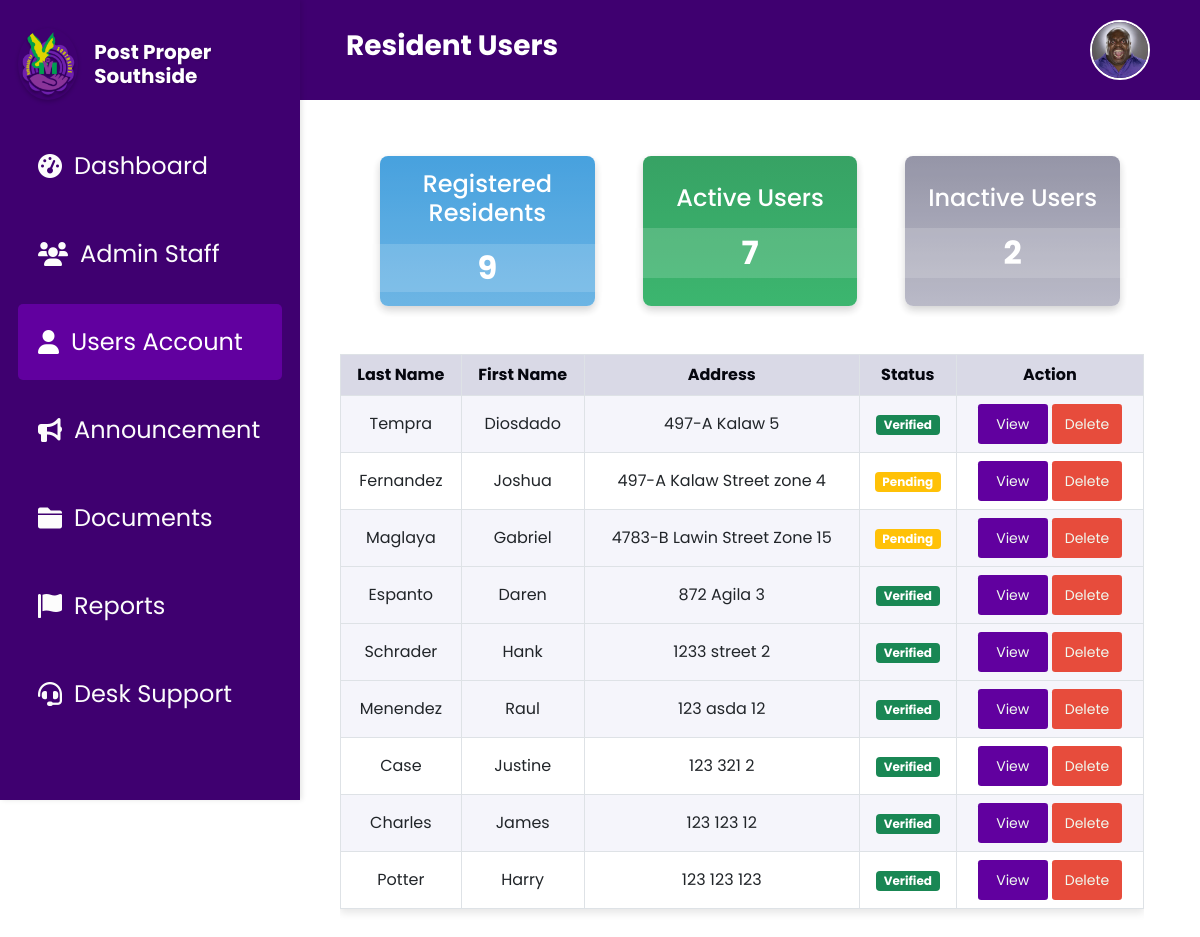
The app's page /users.php (signed in) with its own data.
### tables this page shows
CREATE TABLE `user_accounts` (
  `id` int(11) NOT NULL,
  `firstName` varchar(50) NOT NULL,
  `lastName` varchar(50) NOT NULL,
  `username` varchar(50) NOT NULL,
  `age` int(11) DEFAULT NULL,
  `gender` enum('male','female') NOT NULL,
  `adrHouseNo` varchar(10) DEFAULT NULL,
  `adrZone` varchar(20) DEFAULT NULL,
  `adrStreet` varchar(100) DEFAULT NULL,
  `birthday` varchar(255) DEFAULT NULL,
  `password` varchar(255) NOT NULL,
  `user_profile_picture` longtext NOT NULL,
  `last_active` timestamp NULL DEFAULT NULL,
  `full_name` varchar(255) GENERATED ALWAYS AS (concat(`firstName`,' ',`lastName`)) STORED,
  `status` enum('pending','verified','rejected') NOT NULL DEFAULT 'pending',
  `user_valid_id` longtext DEFAULT NULL,
  `user_valid_id_back` longtext DEFAULT NULL
);

### users.php (the view, shortened to what this page needs)
<?php
include 'db.php';
$inactiveThreshold = date('Y-m-d H:i:s', strtotime('-30 days'));
try {
    $sql = "SELECT id, firstName, lastName, age, gender, adrHouseNo, adrZone, adrStreet, birthday, status FROM user_accounts";
    $stmt = $conn->prepare($sql);
    $stmt->execute();
    $users = $stmt->fetchAll(PDO::FETCH_ASSOC);
    $registeredResidentsQuery = "SELECT COUNT(*) AS count FROM user_accounts";
    $registeredResidentsResult = $conn->query($registeredResidentsQuery)->fetch(PDO::FETCH_ASSOC);
    $registeredResidentsCount = $registeredResidentsResult['count'];
    $activeUsersQuery = "SELECT COUNT(*) AS count FROM user_accounts
                        WHERE last_active >= :threshold";
    $stmt = $conn->prepare($activeUsersQuery);
    $stmt->bindParam(':threshold', $inactiveThreshold);
    $stmt->execute();
    $activeUsersResult = $stmt->fetch(PDO::FETCH_ASSOC);
    $activeUsersCount = $activeUsersResult['count'];
    $inactiveUsersCount = $registeredResidentsCount - $activeUsersCount;
} catch (PDOException $e) {
    echo "Error: " . $e->getMessage();
    exit;
}
?>
<!DOCTYPE html>
<html lang="en">
<head>
    <link rel="stylesheet" href="css/users.css">
    <link rel="stylesheet" href="https://cdn.jsdelivr.net/npm/bootstrap@5.0.2/dist/css/bootstrap.min.css">
</head>
<body>
<?php
    include 'header.php';
    include 'sidebar.php';
?>
<div class="main-content">
    <div class="container mt-4 px-4">
        <div class="row justify-content-center mb-5" style="max-width: 100vw; margin: 0 auto;">
            <div class="col-md-4 px-4">
                <div class="stat-box total-resident text-center py-3">
                    <h4>Registered Residents</h4>
                    <div class="stat-number"><?php echo $registeredResidentsCount; ?></div>
                </div>
            </div>
            <div class="col-md-4 px-4">
                <div class="stat-box active-user text-center py-3">
                    <h4>Active Users</h4>
                    <div class="stat-number"><?php echo $activeUsersCount; ?></div>
                </div>
            </div>
            <div class="col-md-4 px-4">
                <div class="stat-box inactive-user text-center py-3">
                    <h4>Inactive Users</h4>
                    <div class="stat-number"><?php echo $inactiveUsersCount; ?></div>
                </div>
            </div>
        </div>
        <div class="table-responsive" style="max-width: 100vw; margin-left: -1rem;">
            <table class="table table-bordered text-center align-middle">
                <thead>
                    <tr>
                        <th>Last Name</th>
                        <th>First Name</th>
                        <th>Address</th>
                        <th>Status</th>
                        <th>Action</th>
                    </tr>
                </thead>
                <tbody>
                    <?php foreach ($users as $user): ?>
                    <tr style="background-color: <?php echo ($user['id'] % 2 == 0) ? '#F5F5FB' : '#FFFFFF'; ?>;">
                        <td><?php echo htmlspecialchars($user['lastName']); ?></td>
                        <td><?php echo htmlspecialchars($user['firstName']); ?></td>
                        <td>
                            <?php
                                echo htmlspecialchars($user['adrHouseNo']) . " " .
                                    htmlspecialchars($user['adrStreet']) . " " .
                                    htmlspecialchars($user['adrZone']);
                            ?>
                        </td>
                        <td>
                            <span class="badge <?php
                                $statusClass = '';
                                if ($user['status'] === 'verified') {
                                    $statusClass = 'bg-success';
                                } elseif ($user['status'] === 'rejected') {
                                    $statusClass = 'bg-danger';
                                } else {
                                    $statusClass = 'bg-warning';
                                }
                                echo $statusClass;
                            ?>">
                                <?php echo ucfirst($user['status'] ?? 'pending'); ?>
                            </span>
                        </td>
                        <td>
                            <a href="view_user.php?id=<?php echo $user['id']; ?>" class="btn-view btn-sm">View</a>
                            <button class="btn-delete btn-sm" onclick="confirmDelete(<?php echo $user['id']; ?>)">Delete</button>
                        </td>
                    </tr>
                    <?php endforeach; ?>
                </tbody>
            </table>
        </div>
    </div>
</div>
</body>
</html>

### css/Users.css (style rules this page uses)
:root { --text-dark: #06070f; --text-light: #f0f0fa; --main-color: #61009f; --header-color: #3f0070; --button-default: #8a43c5; --button-hover: #b52aff; --focus-textfield: #9b4dff; --box-shadow: 2px 2px 3px rgba(0, 0, 0, 0.3); --container-blue: linear-gradient(180deg, #3498db, #5dade2); --container-yellow: linear-gradient(180deg, #d68910, #f5b041); --container-red: linear-gradient(180deg, #a93226, #e74c3c); --container-green: linear-gradient(180deg, #229954, #27ae60); }
body { font-family: "Poppins", sans-serif; background-color: var(--text-light); }
.main-content { padding: 2rem; margin-left: 18vw; flex: 1; }
.stat-box { color: #ffffff; flex: 1; max-width: 20rem; height: 9.375rem; border-radius: 0.5rem; opacity: 0.9; display: flex; flex-direction: column; align-items: center; justify-content: center; box-shadow: 0 4px 8px rgba(0, 0, 0, 0.2); transition: transform 0.2s ease; }
.stat-box h4 { font-family: "Poppins", sans-serif; font-size: 1.5rem; font-weight: 500; margin-bottom: 0.5rem; }
.stat-number { font-family: "Poppins", sans-serif; font-size: 2rem; font-weight: 700; width: 15.625rem; height: 3.125rem; background: rgba(255, 255, 255, 0.1); display: inline-flex; align-items: center; justify-content: center; border-radius: 0.5rem; margin-top: 0.5rem; background-color: rgba(255, 255, 255, 0.15); }
.table-responsive { font-family: "Poppins", sans-serif; display: flex; justify-content: center; padding-left: 0; padding-right: 0; }
.table { width: 100%; border: 1px solid #dcdcdc; overflow: hidden; box-shadow: 0 4px 8px rgba(0, 0, 0, 0.1); }
.table thead th { font-weight: 700; color: var(--text-dark); background-color: #d9d9e6; }
.table tbody tr:nth-child(odd) { background-color: #ffffff; }
.table tbody tr:nth-child(even) { background-color: #f5f5fb; }
.total-resident { background: var(--container-blue); }
.active-user { background: var(--container-green); }
.inactive-user { background: linear-gradient(180deg, #8a8a9e, #b3b3c2); }
.btn-view { width: 4.375rem; height: 2.5rem; border-radius: 0.5rem; text-decoration: none; display: inline-flex; justify-content: center; align-items: center; background-color: #61009f; color: #f0faf0; border: none; cursor: pointer; transition: background-color 0.3s; }
.btn-delete { color: #f0faf0; font-size: 1rem; width: 4.375rem; height: 2.5rem; border: none; text-decoration: none; background-color: #e74c3c; cursor: pointer; transition: background-color 0.3s; }

### css/header.css (style rules this page uses)
* { margin: 0; padding: 0; box-sizing: border-box; }

### css/Sidebar.css (style rules this page uses)
.main-content { margin-left: 18.75rem; }

### records on screen
user_accounts: lastName "Tempra", firstName "Diosdado", adrHouseNo "497-A", adrStreet "Kalaw", adrZone "5", status "Verified"
user_accounts: lastName "Fernandez", firstName "Joshua", adrHouseNo "497-A", adrStreet "Kalaw Street", adrZone "zone 4", status "Pending"
user_accounts: lastName "Maglaya", firstName "Gabriel", adrHouseNo "4783-B", adrStreet "Lawin Street", adrZone "Zone 15", status "Pending"
user_accounts: lastName "Espanto", firstName "Daren", adrHouseNo "872", adrStreet "Agila", adrZone "3", status "Verified"
user_accounts: lastName "Schrader", firstName "Hank", adrHouseNo "1233", adrStreet "street", adrZone "2", status "Verified"
user_accounts: lastName "Menendez", firstName "Raul", adrHouseNo "123", adrStreet "asda", adrZone "12", status "Verified"
user_accounts: lastName "Case", firstName "Justine", adrHouseNo "123", adrStreet "321", adrZone "2", status "Verified"
user_accounts: lastName "Charles", firstName "James", adrHouseNo "123", adrStreet "123", adrZone "12", status "Verified"
user_accounts: lastName "Potter", firstName "Harry", adrHouseNo "123", adrStreet "123", adrZone "123", status "Verified"

### other values on screen
$pageTitle "Resident Users"
$registeredResidentsCount "9"
$activeUsersCount "7"
$inactiveUsersCount "2"
